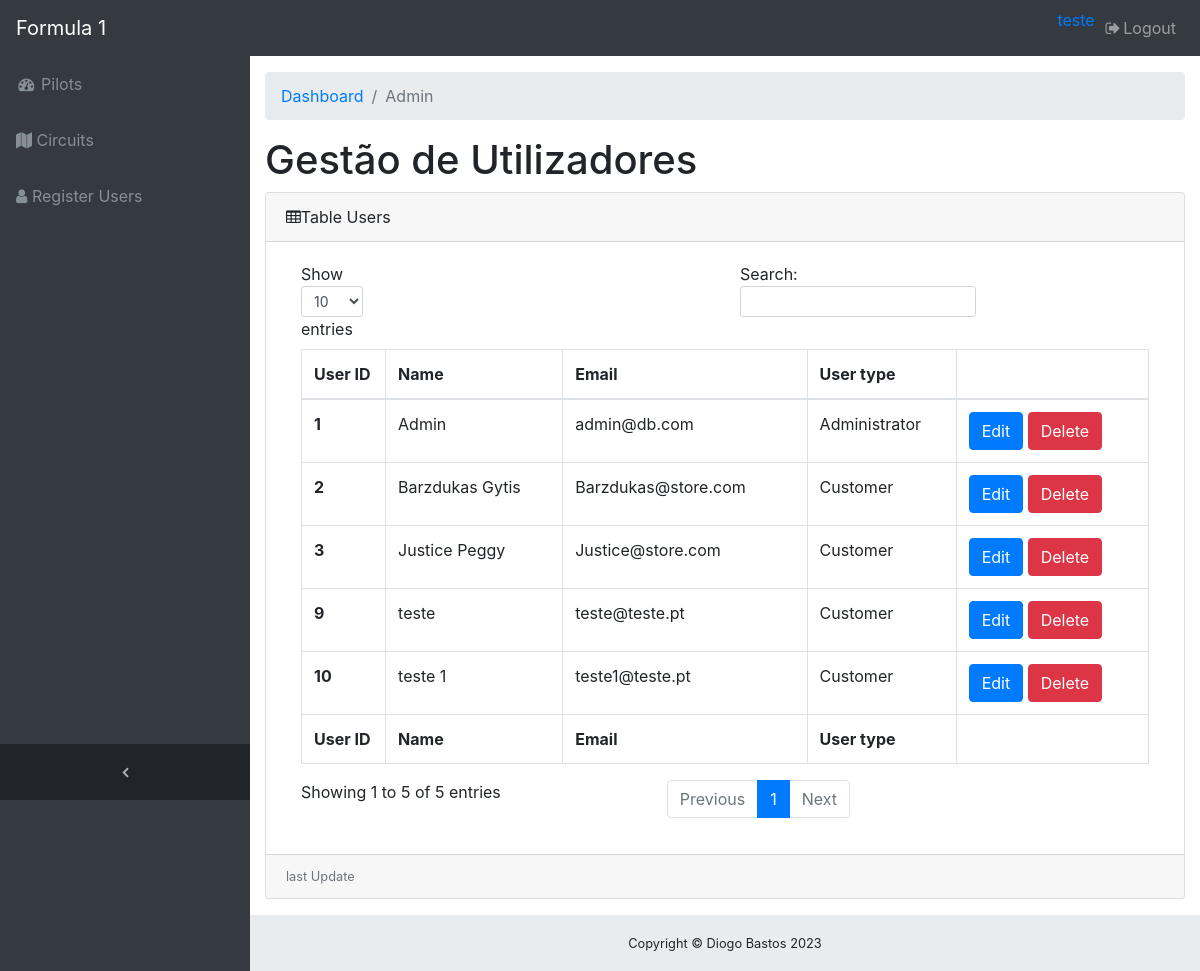
The page /product.php on the database its author committed.
### tables this page shows
CREATE TABLE `users` (
  `UserId` int(11) NOT NULL,
  `Name` varchar(100) NOT NULL,
  `Email` varchar(60) NOT NULL,
  `Password_hash` varchar(64) NOT NULL,
  `UserType` varchar(15) NOT NULL
);

### product.php (the view, shortened to what this page needs)
<!DOCTYPE html>
<html lang="en">
<head>
  <link href="vendor/bootstrap/css/bootstrap.min.css" rel="stylesheet">
  <link href="vendor/font-awesome/css/font-awesome.min.css" rel="stylesheet" type="text/css">
  <link href="css/sb-admin.css" rel="stylesheet">
</head>
<body class="fixed-nav sticky-footer bg-dark" id="page-top">
  <nav class="navbar navbar-expand-lg navbar-dark bg-dark fixed-top" id="mainNav">
    <a class="navbar-brand" href="main.php">Formula 1</a>
    <div class="collapse navbar-collapse" id="navbarResponsive">
      <ul class="navbar-nav navbar-sidenav" id="exampleAccordion">
        <li class="nav-item" data-toggle="tooltip" data-placement="right" title="Dashboard">
          <a class="nav-link" href="main.php">
            <i class="fa fa-fw fa-dashboard"></i>
            <span class="nav-link-text">Pilots</span>
          </a>
        </li>
        <li class="nav-item" data-toggle="tooltip" data-placement="right" title="Charts">
          <a class="nav-link" href="pistas.php">
            <i class="fa fas fa-map"></i>
            <span class="nav-link-text">Circuits</span>
            </a>
        </li>
        <li class="nav-item" data-toggle="tooltip" data-placement="right" title="Charts">
          <a class="nav-link" href="register.php">
            <i class="fa fas fa-user"></i>
            <span class="nav-link-text">Register Users</span>
          </a>
        </li>
      </ul>
      <ul class="navbar-nav ml-auto">
        <li class="nav-item">
          <a class="" href="#" id="toggleNavColor">teste</a>
        </li>
        <li class="nav-item">
          <a class="nav-link" data-toggle="modal" data-target="#exampleModal">
            <i class="fa fa-fw fa-sign-out"></i>Logout</a>
        </li>
      </ul>
      <ul class="navbar-nav sidenav-toggler">
        <li class="nav-item">
          <a class="nav-link text-center" id="sidenavToggler">
            <i class="fa fa-fw fa-angle-left"></i>
          </a>
        </li>
      </ul>
    </div>
  </nav>
  <div class="content-wrapper">
    <div class="container-fluid">
      <ol class="breadcrumb">
        <li class="breadcrumb-item">
          <a href="main.php">Dashboard</a>
        </li>
        <li class="breadcrumb-item active">Admin</li>
      </ol>
      <div class="row">
        <div class="col-12">
          <h1>Gestão de Utilizadores </h1>
        </div>
      </div>
      <div class="card mb-3">
        <div class="card-header">
          <i class="fa fa-table"></i>Table Users
        </div>
        <div class="card-body">
          <div class="table-responsive">
            <table class="table table-bordered" id="dataTable" width="100%" cellspacing="0">
              <thead>
                <tr>
                  <th>User ID</th>
                  <th>Name</th>
                  <th>Email</th>
                  <th>User type</th>
                  <th></th>
                </tr>
              </thead>
              <tfoot>
                <tr>
                  <th>User ID</th>
                  <th>Name</th>
                  <th>Email</th>
                  <th>User type</th>
                  <th></th>
                </tr>
              </tfoot>
              <tbody>
                <?php
                $servername = "localhost";
                $username = "root";
                $password = "";
                $dbname = "formula1";
                $conn = new mysqli($servername, $username, $password, $dbname);
                $sql = 'SELECT * from users';
                $result = mysqli_query($conn, $sql);
                if (mysqli_num_rows($result) > 0) {
                  while ($row = mysqli_fetch_assoc($result)) { ?>
                    <tr>
                      <th>
                        <?php echo $row['UserId']; ?>
                      </th>
                      <td>
                        <?php echo $row['Name']; ?>
                      </td>
                      <td>
                        <?php echo $row['Email'] ?>
                      </td>
                      <td>
                        <?php echo $row['UserType'] ?>
                      </td>
                      <td>
                        <a href="edit_user.php?editId=<?php echo $row['UserId'] . '&username=' . $row['Name'] . '&email=' . $row['Email'] . '&usertype=' . $row['UserType'] ?>"
                          class="btn btn-primary"><i class="bi bi-pencil"></i> Edit</a>
                        <a onclick="return confirmar();" href="delete_user.php?delId=<?php echo $row['UserId'] ?>"
                          class="btn btn-danger"><i class="bi bi-trash"></i>Delete</a>
                      </td>
                    </tr>
                    <?php
                  }
                } else {
                  echo '0 results';
                }
                ?>
              </tbody>
            </table>
          </div>
        </div>
        <div class="card-footer small text-muted">last Update</div>
      </div>
    </div>
    <footer class="sticky-footer">
      <div class="container">
        <div class="text-center">
          <small>Copyright © Diogo Bastos 2023</small>
        </div>
      </div>
    </footer>
  </div>
</body>
</html>

### css/sb-admin.css (style rules this page uses)
html { position: relative; min-height: 100%; }
body { overflow-x: hidden; }
body.sticky-footer { margin-bottom: 56px; }
body.sticky-footer .content-wrapper { min-height: calc(100vh - 56px - 56px); }
body.fixed-nav { padding-top: 56px; }
.content-wrapper { min-height: calc(100vh - 56px); padding-top: 1rem; }
#mainNav .navbar-collapse { overflow: auto; max-height: 75vh; }
#mainNav .navbar-collapse .navbar-nav .nav-item .nav-link { cursor: pointer; }
#mainNav .navbar-collapse .sidenav-toggler { display: none; }
@media (min-width: 992px) { #mainNav .navbar-brand { width: 250px; } }
@media (min-width: 992px) { #mainNav .navbar-collapse { overflow: visible; max-height: none; } }
@media (min-width: 992px) { #mainNav .navbar-collapse .navbar-sidenav { position: absolute; top: 0; left: 0; -webkit-flex-direction: column; -ms-flex-direction: column; flex-direction: column; margin-top: 56px; } }
@media (min-width: 992px) { #mainNav .navbar-collapse .navbar-sidenav > .nav-item { width: 250px; padding: 0; } }
@media (min-width: 992px) { #mainNav .navbar-collapse .navbar-sidenav > .nav-item > .nav-link { padding: 1em; } }
#mainNav.fixed-top .sidenav-toggler { display: none; }
@media (min-width: 992px) { #mainNav.fixed-top .navbar-sidenav { height: calc(100vh - 112px); } }
@media (min-width: 992px) { #mainNav.fixed-top .sidenav-toggler { position: absolute; top: 0; left: 0; display: flex; -webkit-flex-direction: column; -ms-flex-direction: column; flex-direction: column; margin-top: calc(100vh - 56px); } }
@media (min-width: 992px) { #mainNav.fixed-top .sidenav-toggler > .nav-item { width: 250px; padding: 0; } }
@media (min-width: 992px) { #mainNav.fixed-top .sidenav-toggler > .nav-item > .nav-link { padding: 1em; } }
#mainNav.fixed-top.navbar-dark .sidenav-toggler { background-color: #212529; }
#mainNav.fixed-top.navbar-dark .sidenav-toggler a i { color: #adb5bd; }
.content-wrapper { overflow-x: hidden; background: white; }
@media (min-width: 992px) { .content-wrapper { margin-left: 250px; } }
#sidenavToggler i { font-weight: 800; }
#mainNav.navbar-dark .navbar-collapse .navbar-sidenav > .nav-item > .nav-link { color: #868e96; }
@media (min-width: 992px) { #mainNav.navbar-dark .navbar-collapse .navbar-sidenav { background: #343a40; } }
footer.sticky-footer { position: absolute; right: 0; bottom: 0; width: 100%; height: 56px; background-color: #e9ecef; line-height: 55px; }
@media (min-width: 992px) { footer.sticky-footer { width: calc(100% - 250px); } }

### rows shown on the page
users: UserId "1", Name "Admin", Email "admin@db.com", UserType "Administrator"
users: UserId "2", Name "Barzdukas Gytis", Email "Barzdukas@store.com", UserType "Customer"
users: UserId "3", Name "Justice Peggy", Email "Justice@store.com", UserType "Customer"
users: UserId "9", Name "teste", Email "teste@teste.pt", UserType "Customer"
users: UserId "10", Name "teste 1", Email "teste1@teste.pt", UserType "Customer"
